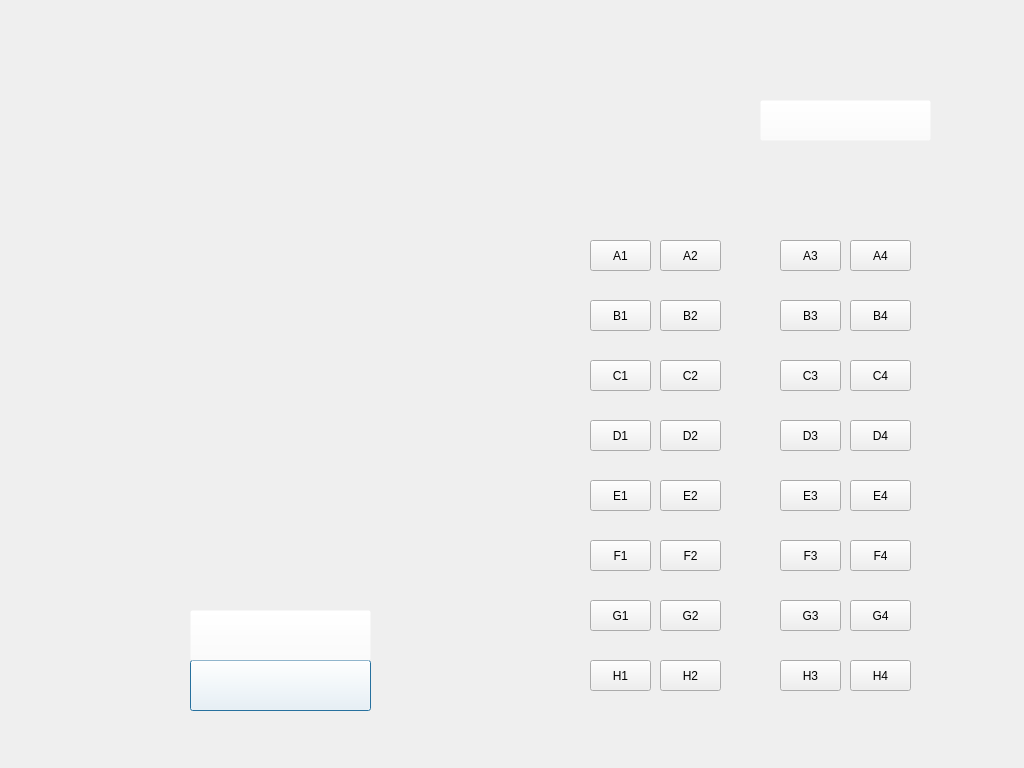
<?xml version="1.0" encoding="UTF-8"?>
<ui version="4.0">
 <class>checkout</class>
 <widget class="QDialog" name="checkout">
  <property name="geometry">
   <rect>
    <x>0</x>
    <y>0</y>
    <width>1024</width>
    <height>768</height>
   </rect>
  </property>
  <property name="windowTitle">
   <string>Utile</string>
  </property>
  <property name="styleSheet">
   <string notr="true">
#checkout
{
border-image: url(:/resources/resources/checkout bg.jpg) contain;
}</string>
  </property>
  <widget class="QPushButton" name="paybutton">
   <property name="geometry">
    <rect>
     <x>190</x>
     <y>660</y>
     <width>181</width>
     <height>51</height>
    </rect>
   </property>
   <property name="styleSheet">
    <string notr="true">background-color: rgba(255, 255, 255, 0);</string>
   </property>
   <property name="text">
    <string/>
   </property>
  </widget>
  <widget class="QPushButton" name="rewardbutton">
   <property name="geometry">
    <rect>
     <x>190</x>
     <y>610</y>
     <width>181</width>
     <height>51</height>
    </rect>
   </property>
   <property name="styleSheet">
    <string notr="true">background-color: rgba(255, 255, 255, 0);</string>
   </property>
   <property name="text">
    <string/>
   </property>
  </widget>
  <widget class="QLabel" name="bnamelabel">
   <property name="geometry">
    <rect>
     <x>310</x>
     <y>230</y>
     <width>141</width>
     <height>21</height>
    </rect>
   </property>
   <property name="font">
    <font>
     <pointsize>12</pointsize>
     <weight>75</weight>
     <bold>true</bold>
    </font>
   </property>
   <property name="text">
    <string/>
   </property>
  </widget>
  <widget class="QLabel" name="bfromlabel">
   <property name="geometry">
    <rect>
     <x>310</x>
     <y>260</y>
     <width>141</width>
     <height>21</height>
    </rect>
   </property>
   <property name="font">
    <font>
     <pointsize>12</pointsize>
    </font>
   </property>
   <property name="text">
    <string/>
   </property>
  </widget>
  <widget class="QLabel" name="btolabel">
   <property name="geometry">
    <rect>
     <x>310</x>
     <y>290</y>
     <width>141</width>
     <height>25</height>
    </rect>
   </property>
   <property name="font">
    <font>
     <pointsize>12</pointsize>
    </font>
   </property>
   <property name="text">
    <string/>
   </property>
  </widget>
  <widget class="QLabel" name="bseatlabel">
   <property name="geometry">
    <rect>
     <x>310</x>
     <y>350</y>
     <width>141</width>
     <height>21</height>
    </rect>
   </property>
   <property name="font">
    <font>
     <pointsize>12</pointsize>
    </font>
   </property>
   <property name="text">
    <string/>
   </property>
  </widget>
  <widget class="QPushButton" name="logoutbutton">
   <property name="geometry">
    <rect>
     <x>760</x>
     <y>100</y>
     <width>171</width>
     <height>41</height>
    </rect>
   </property>
   <property name="styleSheet">
    <string notr="true">background-color: rgba(255, 255, 255, 0);</string>
   </property>
   <property name="text">
    <string/>
   </property>
  </widget>
  <widget class="QLabel" name="ticketctlabel">
   <property name="geometry">
    <rect>
     <x>310</x>
     <y>480</y>
     <width>141</width>
     <height>21</height>
    </rect>
   </property>
   <property name="font">
    <font>
     <pointsize>12</pointsize>
    </font>
   </property>
   <property name="text">
    <string/>
   </property>
  </widget>
  <widget class="QLabel" name="totallabel">
   <property name="geometry">
    <rect>
     <x>310</x>
     <y>570</y>
     <width>141</width>
     <height>21</height>
    </rect>
   </property>
   <property name="font">
    <font>
     <pointsize>12</pointsize>
     <weight>75</weight>
     <bold>true</bold>
    </font>
   </property>
   <property name="styleSheet">
    <string notr="true"/>
   </property>
   <property name="text">
    <string/>
   </property>
  </widget>
  <widget class="QLabel" name="discountlabel">
   <property name="geometry">
    <rect>
     <x>310</x>
     <y>540</y>
     <width>141</width>
     <height>21</height>
    </rect>
   </property>
   <property name="font">
    <font>
     <pointsize>12</pointsize>
    </font>
   </property>
   <property name="text">
    <string/>
   </property>
  </widget>
  <widget class="QLabel" name="baseprice">
   <property name="geometry">
    <rect>
     <x>310</x>
     <y>448</y>
     <width>141</width>
     <height>21</height>
    </rect>
   </property>
   <property name="font">
    <font>
     <pointsize>12</pointsize>
    </font>
   </property>
   <property name="text">
    <string/>
   </property>
  </widget>
  <widget class="QLabel" name="netlabel">
   <property name="geometry">
    <rect>
     <x>310</x>
     <y>510</y>
     <width>141</width>
     <height>21</height>
    </rect>
   </property>
   <property name="font">
    <font>
     <pointsize>12</pointsize>
    </font>
   </property>
   <property name="text">
    <string/>
   </property>
  </widget>
  <widget class="QLabel" name="dtimelabel">
   <property name="geometry">
    <rect>
     <x>310</x>
     <y>320</y>
     <width>141</width>
     <height>21</height>
    </rect>
   </property>
   <property name="font">
    <font>
     <pointsize>12</pointsize>
    </font>
   </property>
   <property name="text">
    <string/>
   </property>
  </widget>
  <widget class="QLabel" name="pointshow">
   <property name="geometry">
    <rect>
     <x>851</x>
     <y>67</y>
     <width>71</width>
     <height>31</height>
    </rect>
   </property>
   <property name="palette">
    <palette>
     <active>
      <colorrole role="WindowText">
       <brush brushstyle="SolidPattern">
        <color alpha="255">
         <red>255</red>
         <green>255</green>
         <blue>255</blue>
        </color>
       </brush>
      </colorrole>
     </active>
     <inactive>
      <colorrole role="WindowText">
       <brush brushstyle="SolidPattern">
        <color alpha="255">
         <red>255</red>
         <green>255</green>
         <blue>255</blue>
        </color>
       </brush>
      </colorrole>
     </inactive>
     <disabled>
      <colorrole role="WindowText">
       <brush brushstyle="SolidPattern">
        <color alpha="255">
         <red>120</red>
         <green>120</green>
         <blue>120</blue>
        </color>
       </brush>
      </colorrole>
     </disabled>
    </palette>
   </property>
   <property name="font">
    <font>
     <pointsize>11</pointsize>
    </font>
   </property>
   <property name="text">
    <string/>
   </property>
  </widget>
  <widget class="QLabel" name="namelabel">
   <property name="geometry">
    <rect>
     <x>797</x>
     <y>38</y>
     <width>131</width>
     <height>31</height>
    </rect>
   </property>
   <property name="palette">
    <palette>
     <active>
      <colorrole role="WindowText">
       <brush brushstyle="SolidPattern">
        <color alpha="255">
         <red>255</red>
         <green>255</green>
         <blue>255</blue>
        </color>
       </brush>
      </colorrole>
     </active>
     <inactive>
      <colorrole role="WindowText">
       <brush brushstyle="SolidPattern">
        <color alpha="255">
         <red>255</red>
         <green>255</green>
         <blue>255</blue>
        </color>
       </brush>
      </colorrole>
     </inactive>
     <disabled>
      <colorrole role="WindowText">
       <brush brushstyle="SolidPattern">
        <color alpha="255">
         <red>120</red>
         <green>120</green>
         <blue>120</blue>
        </color>
       </brush>
      </colorrole>
     </disabled>
    </palette>
   </property>
   <property name="font">
    <font>
     <family>Bahnschrift</family>
     <pointsize>13</pointsize>
     <weight>75</weight>
     <bold>true</bold>
    </font>
   </property>
   <property name="text">
    <string/>
   </property>
  </widget>
  <widget class="QPushButton" name="pushButton_53">
   <property name="geometry">
    <rect>
     <x>590</x>
     <y>600</y>
     <width>61</width>
     <height>31</height>
    </rect>
   </property>
   <property name="text">
    <string>G1</string>
   </property>
   <attribute name="buttonGroup">
    <string notr="true">seat</string>
   </attribute>
  </widget>
  <widget class="QPushButton" name="pushButton">
   <property name="geometry">
    <rect>
     <x>590</x>
     <y>240</y>
     <width>61</width>
     <height>31</height>
    </rect>
   </property>
   <property name="text">
    <string>A1</string>
   </property>
   <attribute name="buttonGroup">
    <string notr="true">seat</string>
   </attribute>
  </widget>
  <widget class="QPushButton" name="pushButton_47">
   <property name="geometry">
    <rect>
     <x>660</x>
     <y>660</y>
     <width>61</width>
     <height>31</height>
    </rect>
   </property>
   <property name="text">
    <string>H2</string>
   </property>
   <attribute name="buttonGroup">
    <string notr="true">seat</string>
   </attribute>
  </widget>
  <widget class="QPushButton" name="pushButton_15">
   <property name="geometry">
    <rect>
     <x>780</x>
     <y>420</y>
     <width>61</width>
     <height>31</height>
    </rect>
   </property>
   <property name="text">
    <string>D3</string>
   </property>
   <attribute name="buttonGroup">
    <string notr="true">seat</string>
   </attribute>
  </widget>
  <widget class="QPushButton" name="pushButton_9">
   <property name="geometry">
    <rect>
     <x>660</x>
     <y>240</y>
     <width>61</width>
     <height>31</height>
    </rect>
   </property>
   <property name="text">
    <string>A2</string>
   </property>
   <attribute name="buttonGroup">
    <string notr="true">seat</string>
   </attribute>
  </widget>
  <widget class="QPushButton" name="pushButton_17">
   <property name="geometry">
    <rect>
     <x>660</x>
     <y>420</y>
     <width>61</width>
     <height>31</height>
    </rect>
   </property>
   <property name="text">
    <string>D2</string>
   </property>
   <attribute name="buttonGroup">
    <string notr="true">seat</string>
   </attribute>
  </widget>
  <widget class="QPushButton" name="pushButton_41">
   <property name="geometry">
    <rect>
     <x>780</x>
     <y>480</y>
     <width>61</width>
     <height>31</height>
    </rect>
   </property>
   <property name="text">
    <string>E3</string>
   </property>
   <attribute name="buttonGroup">
    <string notr="true">seat</string>
   </attribute>
  </widget>
  <widget class="QPushButton" name="pushButton_38">
   <property name="geometry">
    <rect>
     <x>590</x>
     <y>660</y>
     <width>61</width>
     <height>31</height>
    </rect>
   </property>
   <property name="text">
    <string>H1</string>
   </property>
   <attribute name="buttonGroup">
    <string notr="true">seat</string>
   </attribute>
  </widget>
  <widget class="QPushButton" name="pushButton_14">
   <property name="geometry">
    <rect>
     <x>590</x>
     <y>420</y>
     <width>61</width>
     <height>31</height>
    </rect>
   </property>
   <property name="text">
    <string>D1</string>
   </property>
   <attribute name="buttonGroup">
    <string notr="true">seat</string>
   </attribute>
  </widget>
  <widget class="QPushButton" name="pushButton_19">
   <property name="geometry">
    <rect>
     <x>850</x>
     <y>360</y>
     <width>61</width>
     <height>31</height>
    </rect>
   </property>
   <property name="text">
    <string>C4</string>
   </property>
   <attribute name="buttonGroup">
    <string notr="true">seat</string>
   </attribute>
  </widget>
  <widget class="QPushButton" name="pushButton_16">
   <property name="geometry">
    <rect>
     <x>780</x>
     <y>360</y>
     <width>61</width>
     <height>31</height>
    </rect>
   </property>
   <property name="text">
    <string>C3</string>
   </property>
   <attribute name="buttonGroup">
    <string notr="true">seat</string>
   </attribute>
  </widget>
  <widget class="QPushButton" name="pushButton_43">
   <property name="geometry">
    <rect>
     <x>660</x>
     <y>480</y>
     <width>61</width>
     <height>31</height>
    </rect>
   </property>
   <property name="text">
    <string>E2</string>
   </property>
   <attribute name="buttonGroup">
    <string notr="true">seat</string>
   </attribute>
  </widget>
  <widget class="QPushButton" name="pushButton_44">
   <property name="geometry">
    <rect>
     <x>660</x>
     <y>600</y>
     <width>61</width>
     <height>31</height>
    </rect>
   </property>
   <property name="text">
    <string>G2</string>
   </property>
   <attribute name="buttonGroup">
    <string notr="true">seat</string>
   </attribute>
  </widget>
  <widget class="QPushButton" name="pushButton_12">
   <property name="geometry">
    <rect>
     <x>660</x>
     <y>300</y>
     <width>61</width>
     <height>31</height>
    </rect>
   </property>
   <property name="text">
    <string>B2</string>
   </property>
   <attribute name="buttonGroup">
    <string notr="true">seat</string>
   </attribute>
  </widget>
  <widget class="QPushButton" name="pushButton_49">
   <property name="geometry">
    <rect>
     <x>590</x>
     <y>480</y>
     <width>61</width>
     <height>31</height>
    </rect>
   </property>
   <property name="text">
    <string>E1</string>
   </property>
   <attribute name="buttonGroup">
    <string notr="true">seat</string>
   </attribute>
  </widget>
  <widget class="QPushButton" name="pushButton_50">
   <property name="geometry">
    <rect>
     <x>850</x>
     <y>600</y>
     <width>61</width>
     <height>31</height>
    </rect>
   </property>
   <property name="text">
    <string>G4</string>
   </property>
   <attribute name="buttonGroup">
    <string notr="true">seat</string>
   </attribute>
  </widget>
  <widget class="QPushButton" name="pushButton_13">
   <property name="geometry">
    <rect>
     <x>590</x>
     <y>300</y>
     <width>61</width>
     <height>31</height>
    </rect>
   </property>
   <property name="text">
    <string>B1</string>
   </property>
   <attribute name="buttonGroup">
    <string notr="true">seat</string>
   </attribute>
  </widget>
  <widget class="QPushButton" name="pushButton_39">
   <property name="geometry">
    <rect>
     <x>780</x>
     <y>600</y>
     <width>61</width>
     <height>31</height>
    </rect>
   </property>
   <property name="text">
    <string>G3</string>
   </property>
   <attribute name="buttonGroup">
    <string notr="true">seat</string>
   </attribute>
  </widget>
  <widget class="QPushButton" name="pushButton_52">
   <property name="geometry">
    <rect>
     <x>850</x>
     <y>660</y>
     <width>61</width>
     <height>31</height>
    </rect>
   </property>
   <property name="text">
    <string>H4</string>
   </property>
   <attribute name="buttonGroup">
    <string notr="true">seat</string>
   </attribute>
  </widget>
  <widget class="QPushButton" name="pushButton_2">
   <property name="geometry">
    <rect>
     <x>780</x>
     <y>240</y>
     <width>61</width>
     <height>31</height>
    </rect>
   </property>
   <property name="text">
    <string>A3</string>
   </property>
   <attribute name="buttonGroup">
    <string notr="true">seat</string>
   </attribute>
  </widget>
  <widget class="QPushButton" name="pushButton_42">
   <property name="geometry">
    <rect>
     <x>660</x>
     <y>540</y>
     <width>61</width>
     <height>31</height>
    </rect>
   </property>
   <property name="text">
    <string>F2</string>
   </property>
   <attribute name="buttonGroup">
    <string notr="true">seat</string>
   </attribute>
  </widget>
  <widget class="QPushButton" name="pushButton_45">
   <property name="geometry">
    <rect>
     <x>590</x>
     <y>540</y>
     <width>61</width>
     <height>31</height>
    </rect>
   </property>
   <property name="text">
    <string>F1</string>
   </property>
   <attribute name="buttonGroup">
    <string notr="true">seat</string>
   </attribute>
  </widget>
  <widget class="QPushButton" name="pushButton_46">
   <property name="geometry">
    <rect>
     <x>850</x>
     <y>480</y>
     <width>61</width>
     <height>31</height>
    </rect>
   </property>
   <property name="text">
    <string>E4</string>
   </property>
   <attribute name="buttonGroup">
    <string notr="true">seat</string>
   </attribute>
  </widget>
  <widget class="QPushButton" name="pushButton_20">
   <property name="geometry">
    <rect>
     <x>850</x>
     <y>420</y>
     <width>61</width>
     <height>31</height>
    </rect>
   </property>
   <property name="text">
    <string>D4</string>
   </property>
   <attribute name="buttonGroup">
    <string notr="true">seat</string>
   </attribute>
  </widget>
  <widget class="QPushButton" name="pushButton_48">
   <property name="geometry">
    <rect>
     <x>850</x>
     <y>540</y>
     <width>61</width>
     <height>31</height>
    </rect>
   </property>
   <property name="text">
    <string>F4</string>
   </property>
   <attribute name="buttonGroup">
    <string notr="true">seat</string>
   </attribute>
  </widget>
  <widget class="QPushButton" name="pushButton_10">
   <property name="geometry">
    <rect>
     <x>850</x>
     <y>300</y>
     <width>61</width>
     <height>31</height>
    </rect>
   </property>
   <property name="text">
    <string>B4</string>
   </property>
   <attribute name="buttonGroup">
    <string notr="true">seat</string>
   </attribute>
  </widget>
  <widget class="QPushButton" name="pushButton_18">
   <property name="geometry">
    <rect>
     <x>660</x>
     <y>360</y>
     <width>61</width>
     <height>31</height>
    </rect>
   </property>
   <property name="text">
    <string>C2</string>
   </property>
   <attribute name="buttonGroup">
    <string notr="true">seat</string>
   </attribute>
  </widget>
  <widget class="QPushButton" name="pushButton_5">
   <property name="geometry">
    <rect>
     <x>850</x>
     <y>240</y>
     <width>61</width>
     <height>31</height>
    </rect>
   </property>
   <property name="text">
    <string>A4</string>
   </property>
   <attribute name="buttonGroup">
    <string notr="true">seat</string>
   </attribute>
  </widget>
  <widget class="QPushButton" name="pushButton_21">
   <property name="geometry">
    <rect>
     <x>590</x>
     <y>360</y>
     <width>61</width>
     <height>31</height>
    </rect>
   </property>
   <property name="text">
    <string>C1</string>
   </property>
   <attribute name="buttonGroup">
    <string notr="true">seat</string>
   </attribute>
  </widget>
  <widget class="QPushButton" name="pushButton_11">
   <property name="geometry">
    <rect>
     <x>780</x>
     <y>300</y>
     <width>61</width>
     <height>31</height>
    </rect>
   </property>
   <property name="text">
    <string>B3</string>
   </property>
   <attribute name="buttonGroup">
    <string notr="true">seat</string>
   </attribute>
  </widget>
  <widget class="QPushButton" name="pushButton_40">
   <property name="geometry">
    <rect>
     <x>780</x>
     <y>540</y>
     <width>61</width>
     <height>31</height>
    </rect>
   </property>
   <property name="text">
    <string>F3</string>
   </property>
   <attribute name="buttonGroup">
    <string notr="true">seat</string>
   </attribute>
  </widget>
  <widget class="QPushButton" name="pushButton_51">
   <property name="geometry">
    <rect>
     <x>780</x>
     <y>660</y>
     <width>61</width>
     <height>31</height>
    </rect>
   </property>
   <property name="text">
    <string>H3</string>
   </property>
   <attribute name="buttonGroup">
    <string notr="true">seat</string>
   </attribute>
  </widget>
 </widget>
 <resources/>
 <connections/>
 <buttongroups>
  <buttongroup name="seat"/>
 </buttongroups>
</ui>
